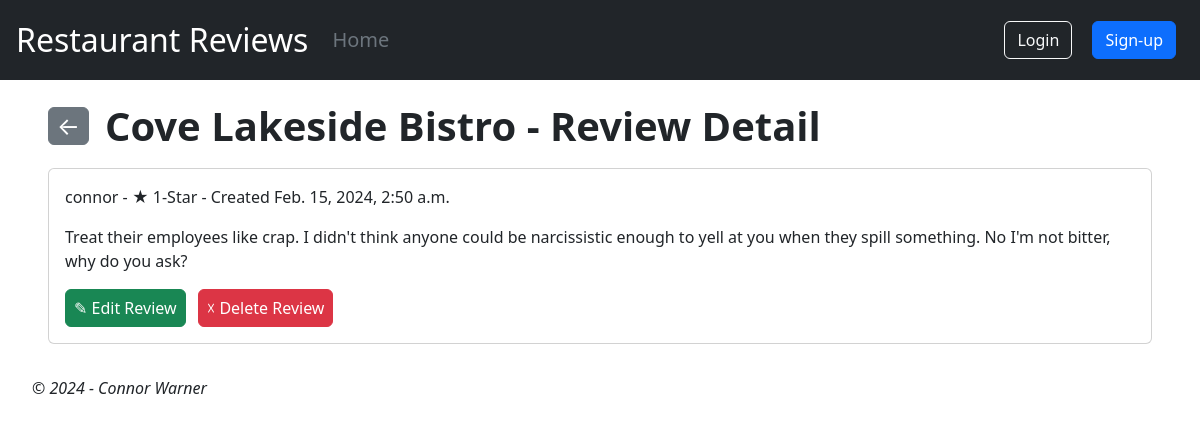
The page /review/2 on the database its author committed.
### restaurant_rating/models.py (models this page shows, shortened)
class Review(models.Model):
    class Stars(models.IntegerChoices):
        ONE_STAR = 1
        TWO_STAR = 2
        THREE_STAR = 3
        FOUR_STAR = 4
        FIVE_STAR = 5
    restaurant = models.ForeignKey(
        Restaurant,
        on_delete=models.CASCADE,
        related_name="reviews"
    )
    user = models.ForeignKey(
        "auth.User",
        on_delete=models.CASCADE,
        related_name="reviews"
    )
    body = models.TextField()
    rating = models.IntegerField(choices=Stars.choices, default=Stars.THREE_STAR)
    created = models.DateTimeField(auto_now_add=True)
    updated = models.DateTimeField(auto_now=True)

class Restaurant(models.Model):
    name = models.CharField(max_length=150)
    created = models.DateTimeField(auto_now_add=True)
    updated = models.DateTimeField(auto_now=True)
    def __str__(self):
        return self.name

### restaurant_rating/views.py (the view)
# urls.py: path("review/<int:pk>", ReviewDetailView.as_view(), name="review_detail"),
class ReviewDetailView(DetailView):
    model = Review
    template_name = "review_detail.html"

### templates/review_detail.html
{% extends "base.html" %}
{% block content %}
<div class="review mx-4">
    <header class="d-flex flex-wrap mt-3">
        <a href="{% url "restaurant_detail" review.restaurant.pk %}" class="align-self-center">
            <button type="button" class="btn btn-secondary px-2 py-0 fs-4">&#8592;</button>
        </a>
        <div class="fs-1 fw-bold ms-3">{{ review.restaurant }} - Review Detail</div>
    </header>
    <div class="review my-1 py-2">
        <div class="card">
            <div class="card-body">
                <p>{{ review.user }} - &#9733; {{ review.rating}}-Star - Created {{ review.created }}</p>
                <p>{{ review.body }}</p>
                <a href="{% url "review_update" review.pk %}" class="text-decoration-none">
                    <button type="button" class="btn btn-success px-2 me-2">&#9998; Edit Review</button>
                </a>
                <a href="{% url "review_delete" review.pk %}" class="text-decoration-none">
                    <button type="button" class="btn btn-danger px-2">&#x2613; Delete Review</button>
                </a>
            </div>
        </div>
    </div>
</div>
{% endblock content %}

### rows shown on the page
Review: restaurant "Cove Lakeside Bistro", user "connor", rating "1", created "Feb. 15, 2024, 2:50 a.m.", body "Treat their employees like crap. I didn't think anyone could be narcissistic enough to yell at you when they spill something. No I'm not bitter, why do you ask?"
